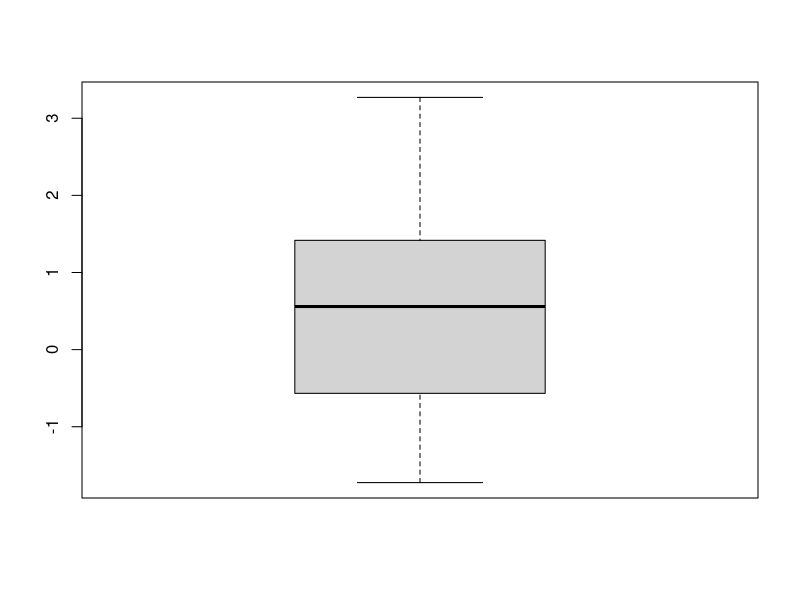
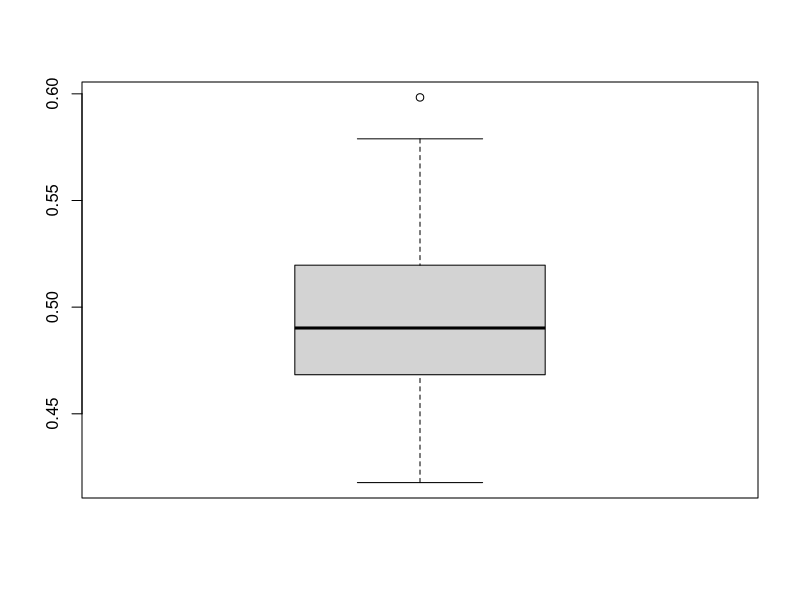
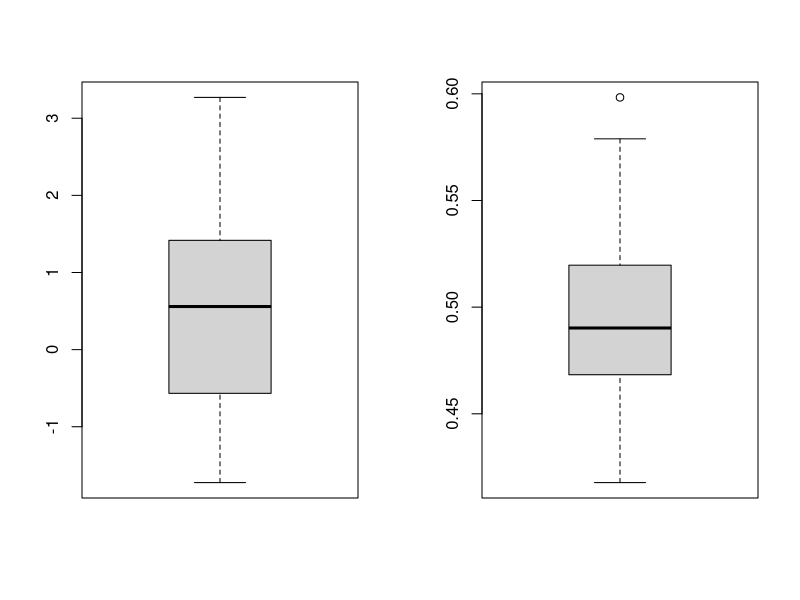

These charts were generated, in order, by the following R code:
#rnorm is to simulate observations according to gausiian/normal distribution
#10 is number of observations
#0.5 is the expectation
#4 is standard deviation
A=rnorm(10,0.5,4) #A = vector of 10 values(observations) from 10 different RVs
mean(A)
A=rnorm(10,0.5,4)
mean(A)
A=rnorm(10,0.5,4)
mean(A)
#huge fluctiuations in mean with each sample but as we increase 
#number of observations the fluctaions are less and less!
B=rnorm(10000,0.5,5)
mean(B)
B=rnorm(10000,0.5,5)
mean(B)
B=rnorm(10000,0.5,5)
mean(B)
B=rnorm(10000,0.5,5)
mean(B)

Am=matrix(rnorm(500,0.5,4), ncol=10)
Am
meanA=apply(Am, 1, mean) #we apply compute mean for each row of Am object

#setting seed - with fixed seed exactly te same simulated observations
set.seed(1000)
A=rnorm(10,0,1)
A
#without seed not same observations
A=rnorm(10,0,1)
A
#with seed its the same observations
set.seed(1203)
A=rnorm(10,0,1)
A
meanA=apply(Am, 1, mean)
meanA
boxplot(meanA)

Bm=matrix(rnorm(500000,0.5,4), ncol=10000)
Bm
meanB=apply(Bm, 1, mean)
boxplot(meanB)

#two boxplots in same window
par(mfrow=c(1,2))
boxplot(meanA)
boxplot(meanB)

mean(meanA)
mean(meanB)

